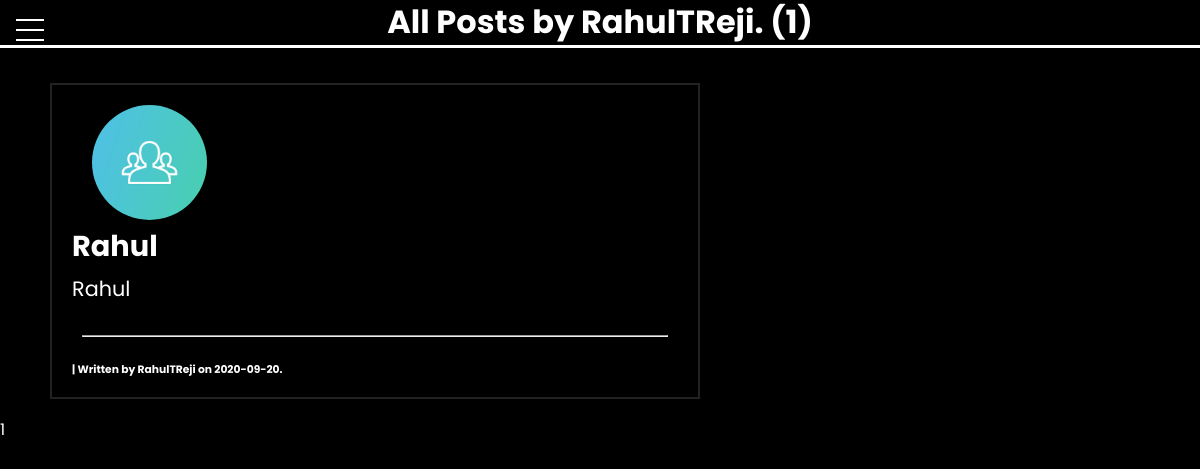
The app's page /user/RahulTReji, older data.
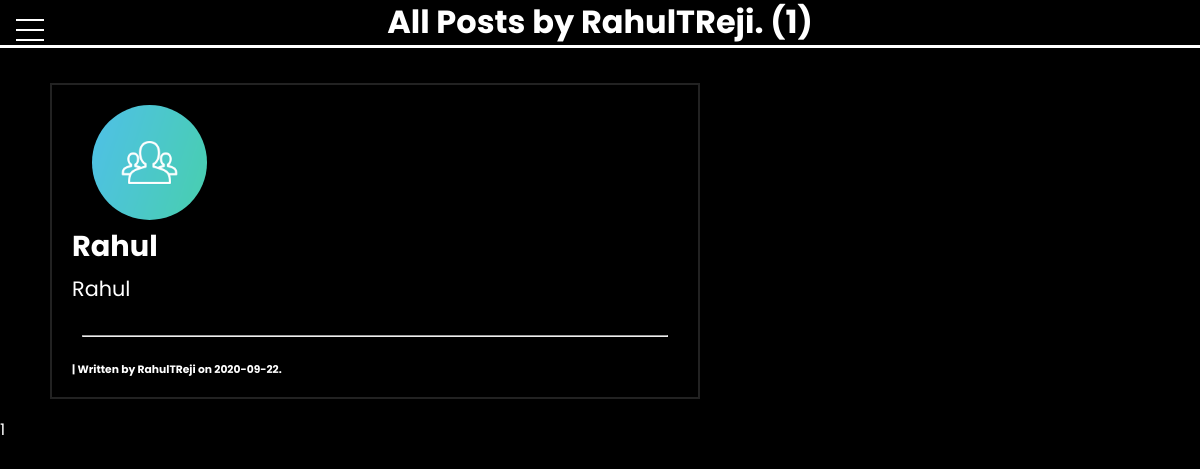
The same page, newer data.
### flaskblog/models.py (models this page shows, shortened)
class User(db.Model, UserMixin):
    id = db.Column(db.Integer, primary_key=True, unique=True)
    username = db.Column(db.String(20), unique=True, nullable=False)
    email = db.Column(db.String(120), unique=True, nullable=False)
    image_file = db.Column(db.String(20), nullable=False,
                           default="default.jpg")
    password = db.Column(db.String(60), nullable=False)
    posts = db.relationship("Post", backref="author", lazy=True)

class Post(db.Model):
    id = db.Column(db.Integer, primary_key=True)
    title = db.Column(db.String(), nullable=False)
    date_posted = db.Column(db.DateTime, nullable=False,
                            default=datetime.utcnow)
    content = db.Column(db.Text, nullable=False)
    is_verified = db.Column(db.Boolean, default=False)
    is_edited = db.Column(db.Boolean, default=False)
    is_forwarded = db.Column(db.Boolean, default=False)
    views = db.Column(db.Integer, default=0)
    font = db.Column(db.String(30), default="Poppins")
    font_color = db.Column(db.String(20), default="#fff")
    user_id = db.Column(db.Integer, db.ForeignKey("user.id"), nullable=False)

### flaskblog/user/routes.py (the view)
@user.route("/user/<string:username>")
def user_post(username):
    page = request.args.get("page", 1, type=int)
    user = User.query.filter_by(username=username).first_or_404()
    posts = (
        Post.query.filter_by(author=user)
        .order_by(Post.date_posted.desc())
        .paginate(page=page, per_page=5)
    )
    return render_template("filter_post.html", posts=posts, user=user)

### flaskblog/templates/filter_post.html (shortened to what this page needs)
{% extends "base.html" %}
{% block content %}
<h1> All Posts by {{ user.username }}. ({{ posts.total }})</h1>
<div id="posts" class="main">
    {% for post in posts.items %}
    <article class="main">
        <a href="{{ url_for('posts.post', post_id=post.id )}}"><img
                src="{{ url_for('static', filename='profile_pics/' + post.author.image_file) }}"
                class="rounded-profile-pic"></a>
        <a href="{{ url_for('posts.post', post_id=post.id )}}" class="post-title">
            <h2>{{ post.title }}</h2>
        </a>
        <p class="post-content">{{ post.content }}</p>
        <br>
        <hr>
        <a href="{{ url_for('user.user_post', username=post.author.username) }}" class="post-author">
            <h6>| Written by {{ post.author.username }} on {{ post.date_posted.strftime('%Y-%m-%d') }}.
            </h6>
        </a>
    </article>
    {% endfor %}
    {% for page_num in posts.iter_pages(left_edge=1, right_edge=1, left_current=1, right_current=2) %}
    {% if page_num %}
    {% if posts.page == page_num %}
    <a class="current-button"
        href="{{ url_for('user.user_post', page=page_num, username=user.username) }}">{{ page_num }}</a>
    {% else %}
    <a class="pagination-btn"
        href="{{ url_for('user.user_post', page=page_num, username=user.username) }}">{{ page_num }}</a>
    {% endif %}
    {% else %}
    <span>...</span>
    {% endif %}
    {% endfor %}
    <br><br><br><br><br><br><br><br>
</div>
</div>
{% endblock content %}

### flaskblog/templates/base.html (shortened to what this page needs)
<!DOCTYPE html>
<html lang="en">
<head>
    <link rel="stylesheet" type="text/css" href=" {{url_for('static', filename='style.css')}} ">
</head>
<body>
    <div class="main">
        <nav>
            <div class="menu-wrap">
                <div class="hamburger">
                    <div></div>
                </div>
            </div>
        </nav>
        {% block content %}{% endblock content %}
</body>
</html>

### flaskblog/static/style.css (style rules this page uses)
* { margin: 0px 0px 0px 0px; padding: 0px 0px 0px 0px; box-sizing: border-box; font-family: Poppins, "Poppins", Helveltica, sans-serif; text-decoration: none; color: white; }
body { background-color: black; background-image: linear-gradient( 60deg, rgb(5, 5, 5), rgb(0, 0, 0), ); background-size: 100%; color: white; font-family: "Poppins", Poppins, sans-serif; line-height: 1.4; }
html { scroll-behavior: smooth; }
h1 { text-align: center; border-bottom: 3px solid white; margin-bottom: 35px; }
article { margin: 20px 500px 20px 50px; border: 2px solid #222; padding: 20px; transition: 0.3s linear; }
p { font-size: 1.3rem; }
h6 { font-family: 1.4em; }
hr { margin: 10px; margin-bottom: 25px; }
:root { --primary-color: rgb(44 128 117 / 40%); --overlay-color: rgba(24, 39, 51, 0.85); --menu-speed: 0.75s; }
.menu-wrap { position: fixed; top: 0; left: 0; z-index: 1; }
.menu-wrap .hamburger { position: absolute; top: 0; left: 0; z-index: 1; width: 60px; height: 60px; padding: 1rem; background: none; display: flex; align-items: center; justify-content: center; }
.menu-wrap .hamburger > div { position: relative; width: 100%; height: 2px; background-color: white; display: flex; align-items: center; justify-content: center; transition: all 0.4s ease; }
.menu-wrap .hamburger > div:before, .menu-wrap .hamburger > div:after { content: ""; position: absolute; z-index: 1; top: -10px; width: 100%; height: 2px; background: inherit; }
.menu-wrap .hamburger > div:after { top: 10px; }
.post-title { color: white; padding-bottom: 10px; border-bottom: 1px solid white; transition: 0.2s; }
.post-content { color: white; }
.post-author h6 { min-width: 30ch; }
.rounded-profile-pic { border-radius: 100vw; margin-left: 20px; width: 115px; height: 115px; object-fit: cover; }
.post-author { color: white; }
#posts article a h2 { font-size: 1.8em; font-weight: bold; padding-bottom: 5px; text-decoration: none; transition: 0.2s linear; border-bottom: 2px solid black; }

Row changes from the older to the newer data that the page shows:
changed Post "Rahul": date_posted "2020-09-20" → "2020-09-22"
